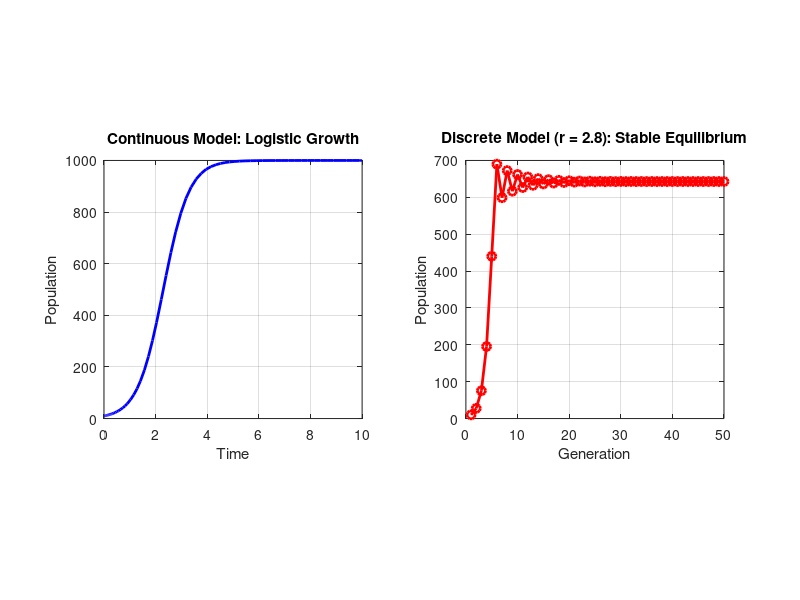

Source code (MATLAB):
% run_population_simulation.m
% This script simulates and plots the continuous logistic growth model
% and the discrete logistic map to compare their behaviors.

% --- Continuous Model Simulation ---
r_cont = 2.0;   % Intrinsic growth rate
K = 1000;       % Carrying capacity
P0 = 10;        % Initial population
tspan = [0 10]; % Time span

% Define the differential equation
diffeq = @(t, P) r_cont*P*(1 - P/K);

% Solve the ODE using ode45
[t, P_cont] = ode45(diffeq, tspan, P0);

% --- Discrete Model Simulation ---
r_disc = 2.8; % Discrete growth parameter (set to a stable value)
x0 = 0.01;    % Initial population fraction
N = 50;       % Number of generations
x = zeros(1, N);
x(1) = x0;
for n = 1:N-1
    x(n+1) = r_disc * x(n) * (1 - x(n));
end

% --- Plotting ---
figure;
subplot(1, 2, 1);
plot(t, P_cont, 'b-', 'LineWidth', 2);
title('Continuous Model: Logistic Growth');
xlabel('Time');
ylabel('Population');
grid on;
axis square;

subplot(1, 2, 2);
plot(1:N, x*K, 'r-o', 'LineWidth', 2);
title(['Discrete Model (r = ', num2str(r_disc), '): Stable Equilibrium']);
xlabel('Generation');
ylabel('Population');
grid on;
axis square;